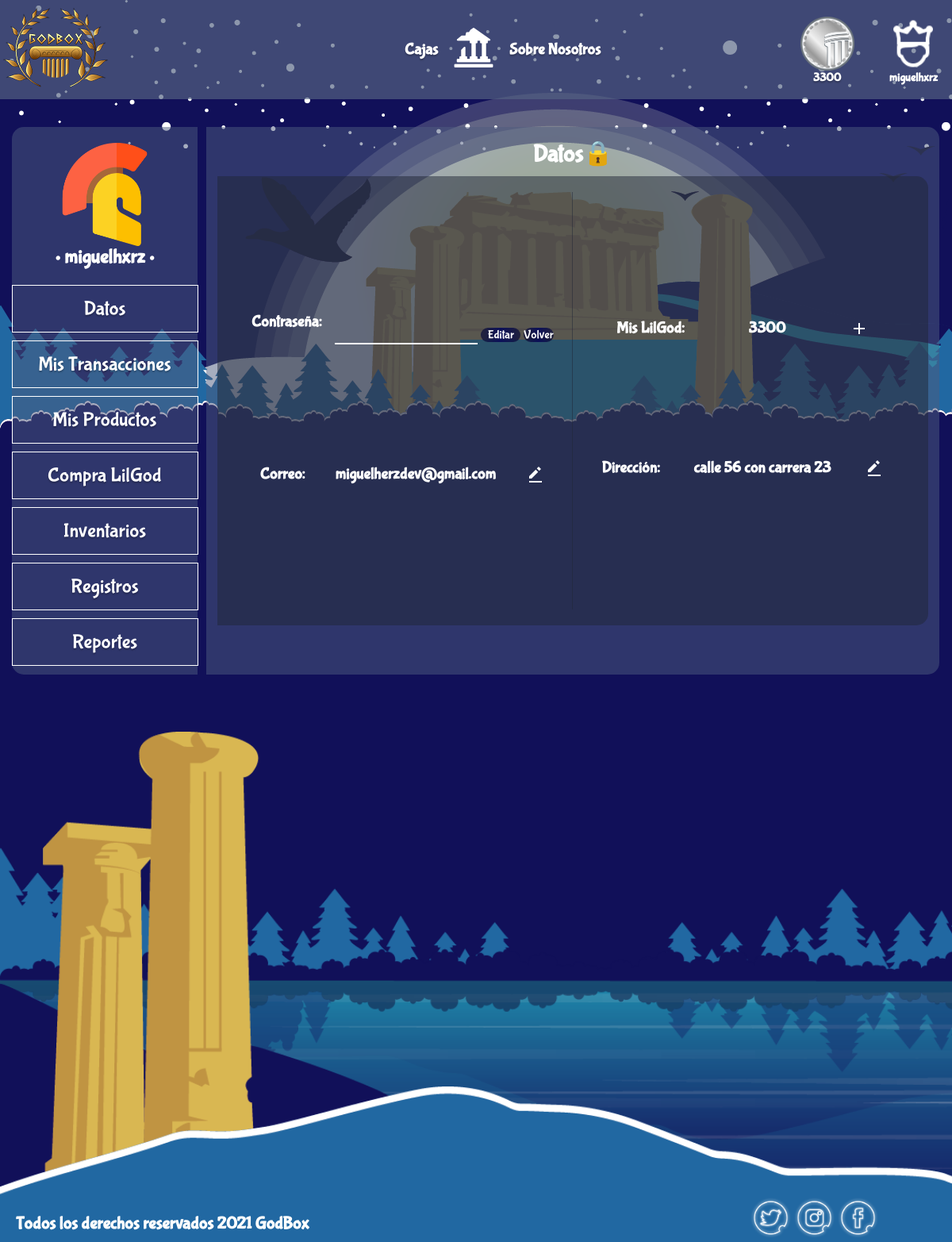
/CRUD/update-password-admin.php (signed in), run on an earlier commit of the app's database.
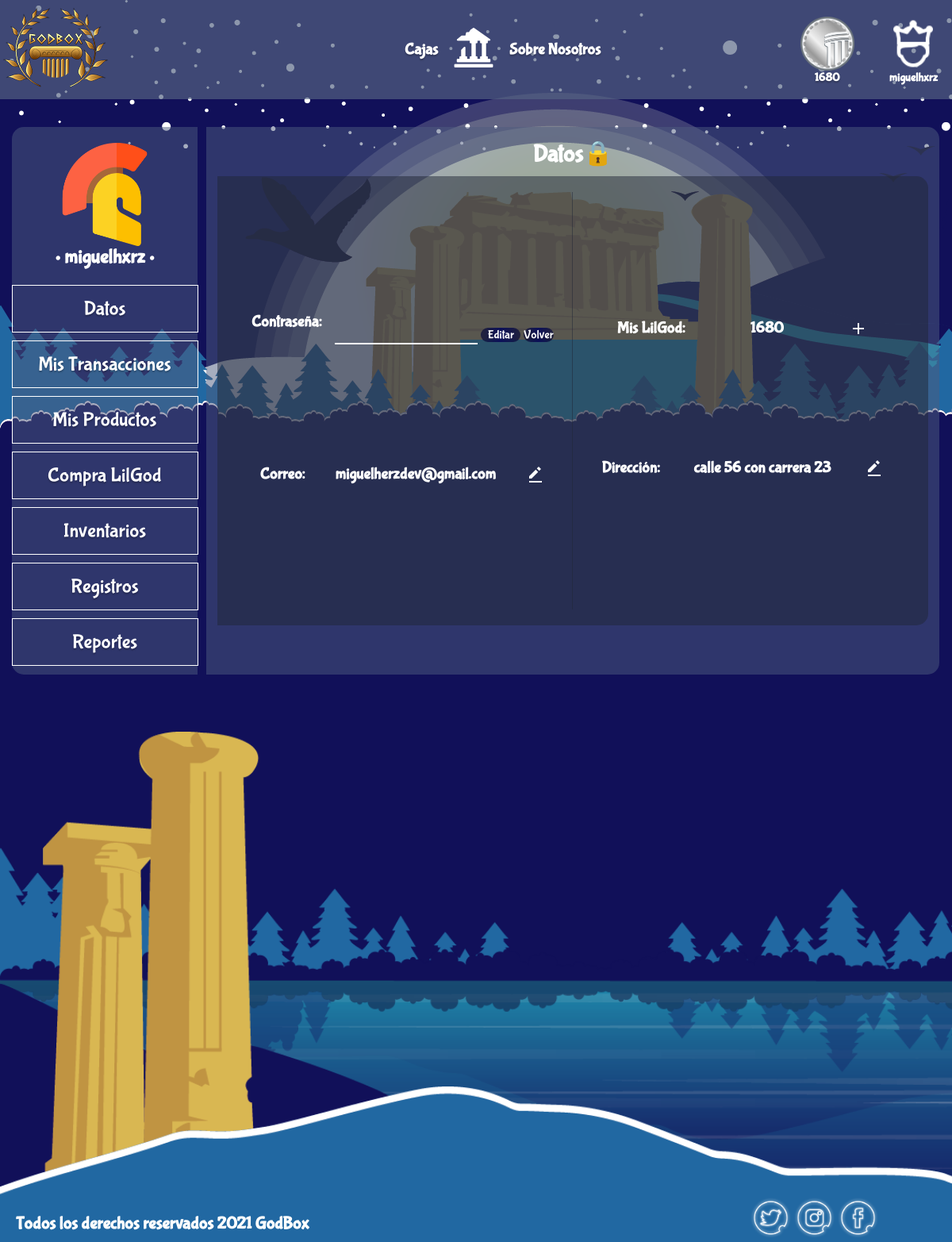
And on a later commit of the database.
### tables this page shows
CREATE TABLE `users` (
  `username` varchar(45) NOT NULL,
  `password` varchar(45) NOT NULL,
  `coins` int(11) NOT NULL,
  `id` varchar(45) NOT NULL,
  `email` varchar(45) NOT NULL,
  `address` varchar(45) NOT NULL,
  `birth` varchar(45) NOT NULL,
  `fecha de registro` varchar(11) NOT NULL
);

### model/connect_db.php (called while the page is built, shortened)
<?php
class connect_db {
  var $conection;
  function __construct () {
    $server_conect = "localhost";
    $username = "root";
    $password = "12345678";
    $use_db = "godbox";
    $this->conection = new mysqli($server_conect, $username, $password, $use_db);
  }
  function add_instruc($instruct) {
    return $this->conection->query($instruct);
  }
}
?>

### model/user.php (called while the page is built, shortened)
<?php
  class user {
  private $data_base;
  function __construct() {
    $this->data_base= new connect_db();
  }
    function GetByUsername($username){
      $query_send = "SELECT `username`, `password`, `id`, `email`, `address`, `coins` FROM `users` WHERE  `username` = '$username'";
      $question = $this->data_base->add_instruc($query_send);
      return $question;
    }
    function getCoinsdb($username){
      $query_send = "SELECT `coins` FROM `users` WHERE `username` = '".$username."'";
      $question =  $this->data_base->add_instruc($query_send);
      if(mysqli_num_rows($question) > 0){
         $rows = mysqli_fetch_array($question);
         return $rows['coins'];
      }else {
        return 0;
      }
    }
}
?>

### CRUD/update-password-admin.php (the view, shortened to what the changed rows need)
<?php
require_once('../controllers/header-controller.php');
require_once('../model/user.php');
?>
<!DOCTYPE html>
<html lang="en">
<head>
  <link rel="stylesheet" href="../css/admin_page.css">
</head>
<body>
       <?php include($header);
       $user = new user;
       $question = $user->GetByUsername($_SESSION['user']);
       while ($row = mysqli_fetch_array($question)):?>
     <main class="container">
        <section class="panel__container">
          <articles class="admin__container">
            <div class="admin__profile">
              <figure class="admin__ico-container">
                <img src="../assets/icons/casco.png" alt="" title="">
              </figure>
              <h4 class="title"><?php echo $_SESSION['user']?></h4>
            </div>
            <div class="select__reports">
                <a href="../view/admin_page.php"><div class="btn__report">Datos</div></a>
                <a href="../view/transaciones_admin.php"><div class="btn__report">Mis Transacciones</div></a>
                <a href="../view/productos_admin.php"><div class="btn__report">Mis Productos</div></a>
                <a href="../view/buy_coins.php"><div class="btn__report">Compra LilGod</div></a>
                <a href="../view/inventarios.php"><div class="btn__report">Inventarios</div></a>
                <a href="../view/registros.php"><div class="btn__report">Registros</div></a>
                <a href="../view/reportes_admin.php"><div class="btn__report">Reportes</div></a>
            </div>
        </articles>
      </section>
      <section class="reports__container">
          <h4 class="title">Datos🔒</h4>
          <div class="put__reports">
            <div class="essencial__crud">
              <div class="crud password">
              <h4>Contraseña:</h4>
                <form method="POST">
                  <input type="text" name="password"  maxlength="20" size="20">
                  <input type="submit" class="btn-edit" name="btn-edit" value="Editar">
                  <a href="../view/admin_page.php" class="volver">Volver</a>
              </form>
              </div>
              <div class="crud email">
                <h4>Correo:</h4> <h4 class="respuesta"><?php echo $row["email"];?></h4>
                <a href="../CRUD/update-email-admin.php"><img src="../assets/icons/bx-edit-alt.svg" alt="editar" title="editar correo"></a>
              </div>
            </div>
            <div class="other__crud">
              <div class="crud LilGod">
                <h4>Mis LilGod:</h4> <h4 class="respuesta"><?php echo $row["coins"];?></h4>
                <a href="../view/buy_coins.php"><img src="../assets/icons/outline_add_white_24dp.png" alt="Comprar Más" title="Comprar Más"></a>
              </div>
              <div class="crud address">
                <h4>Dirección:</h4> <h4 class="respuesta"><?php echo $row["address"];?></h4>
                <a href="../CRUD/update-address-admin.php"><img src="../assets/icons/bx-edit-alt.svg" alt="editar" title="editar direccion"></a>
              </div>
              <?php endwhile ?>
            </div>
          </div>
      </section>
    </main>
</body>
</html>

### partials/header-user.php (shortened to what the changed rows need)
<?php
    require_once('../model/connect_db.php');
    require_once('../model/user.php');
    $user = new user();
    $username = $_SESSION['user'];
    $coins = $user->getCoinsdb($username);
?>
<header class="header-u">
        <div class="container-header-u">
            <section class="options-u">
                <div class="link-u">
                    <ul class="btn-menu-u">
                    <a href="../view/buy_coins.php">
                        <img src="../assets/icons/coin.png" alt="" class="item-u">
                        <?php echo "<h3 class ='name'>".$coins."</h3>"?>
                    </a>
                    </ul>
                </div>
            </section>
        </div>
    </header>

What changed in the data, as far as the page shows it:
changed users "miguelherzdev@gmail.com": coins "3300" → "1680"
